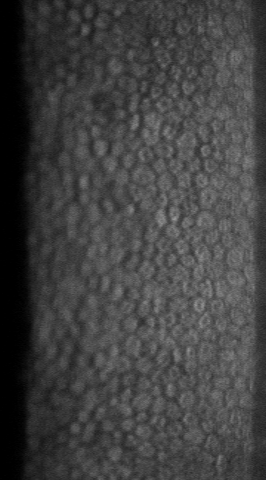
#> input picture 100-DEVI KEERTHI-20190314-OS--9.jpeg, 266 x 480 px
$ jupyter execute tensorSlit.ipynb
#> lines starting #> are read from the running program, lines starting #| are printed output that depends on the picture; after the words box and inside, x2 and y2 are one past the last pixel; in counts of white or black regions, pixels touching at a corner belong together
[cell 1]
import cv2
import numpy as np
from matplotlib import pyplot as plt

[cell 2]
img = cv2.imread('100-DEVI KEERTHI-20190314-OS--9.jpeg',0)
#> img is the input picture: shape (480, 266); min 0, max 153, mean 64.7
edges = cv2.Canny(img,100,200)
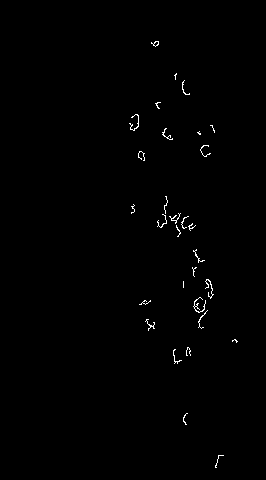
#> edges: shape (480, 266); 0.54% white in thin lines or dots, all inside (x1, y1, x2, y2) = (129, 41, 238, 468)
plt.subplot(121),plt.imshow(img,cmap = 'gray')
plt.title('Original Image'), plt.xticks([]), plt.yticks([])
plt.subplot(122),plt.imshow(edges,cmap = 'gray')
plt.title('Edge Image'), plt.xticks([]), plt.yticks([])
plt.show()
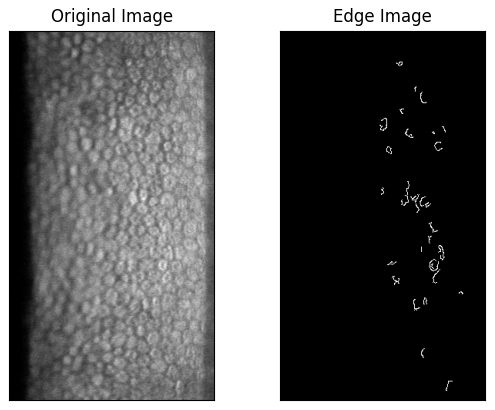
#> figure drawn by matplotlib, 2 panels
